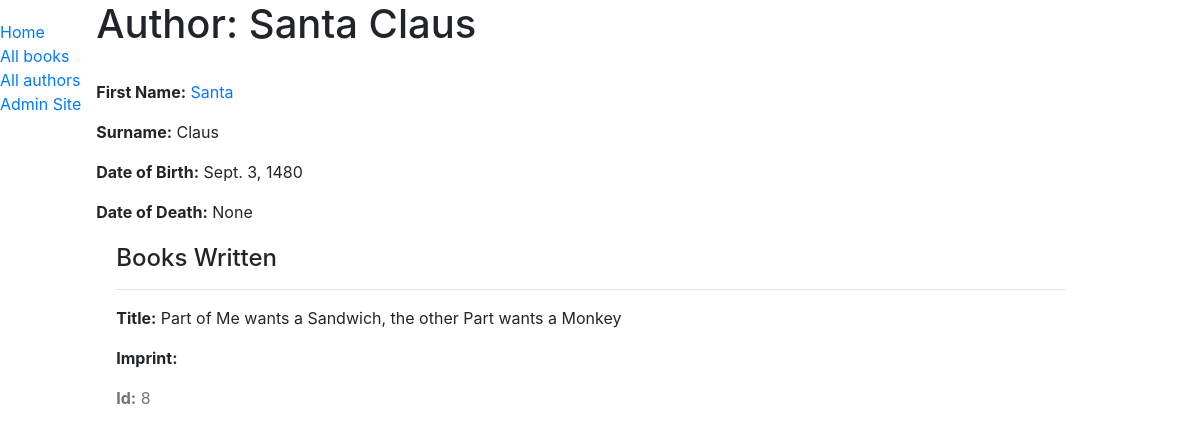
The app's page /catalog/author/7, older data.
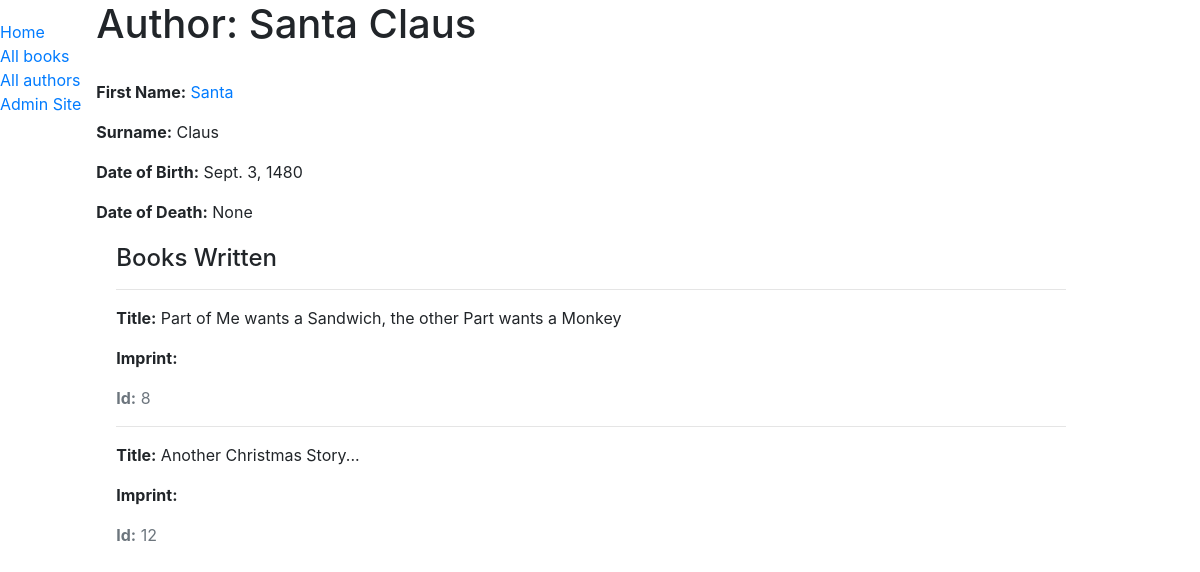
The same page, newer data.
### catalog/models.py (models this page shows, shortened)
class Book(models.Model):
    title = models.CharField(max_length=200)
    author = models.ForeignKey('Author', on_delete=models.SET_NULL, null=True)
    summary = models.TextField(max_length=1000, help_text='Enter a brief description of the book')
    isbn = models.CharField('ISBN', max_length=13,
                            help_text='13 Character <a href="https://www.isbn-international.org/content/what-isbn">ISBN number</a>')
    genre = models.ManyToManyField(Genre, help_text='Select a genre for this book')
    language = models.ForeignKey('Language', on_delete=models.SET_NULL, null=True)
    def display_genre(self):
        """Creates a string for the Genre. This is required to display genre in Admin."""
        return ', '.join([genre.name for genre in self.genre.all()[:3]])
    display_genre.short_description = 'Genre'

### catalog/views.py (the view)
# urls.py: path('author/<int:pk>', views.AuthorDetailView.as_view(), name='author-detail'),
class AuthorDetailView(generic.DetailView):
        model = Author

### templates/catalog/author_detail.html (shortened to what this page needs)
{% extends "base_generic.html" %}
{% block content %}
  <h1>Author: {{ author.first_name }} {{ author.last_name }}</h1>
  <p><strong>First Name:</strong> <a href="">{{ author.first_name }}</a></p>
  <p><strong>Surname:</strong> {{ author.last_name }}</p>
  <p><strong>Date of Birth:</strong> {{ author.date_of_birth }}</p>
  <p><strong>Date of Death:</strong> {{ author.date_of_death }}</p>
  <div style="margin-left:20px;margin-top:20px">
    <h4>Books Written</h4>
    {% for item in author.book_set.all %}
      <hr>
        <p><strong>Title:</strong> {{item.title}}</p>
      <p><strong>Imprint:</strong> {{item.publisher}}</p>
      <p class="text-muted"><strong>Id:</strong> {{item.id}}</p>
    {% endfor %}
  </div>
{% endblock %}

Row changes from the older to the newer data that the page shows:
added Book: title "Another Christmas Story...", id "12"
